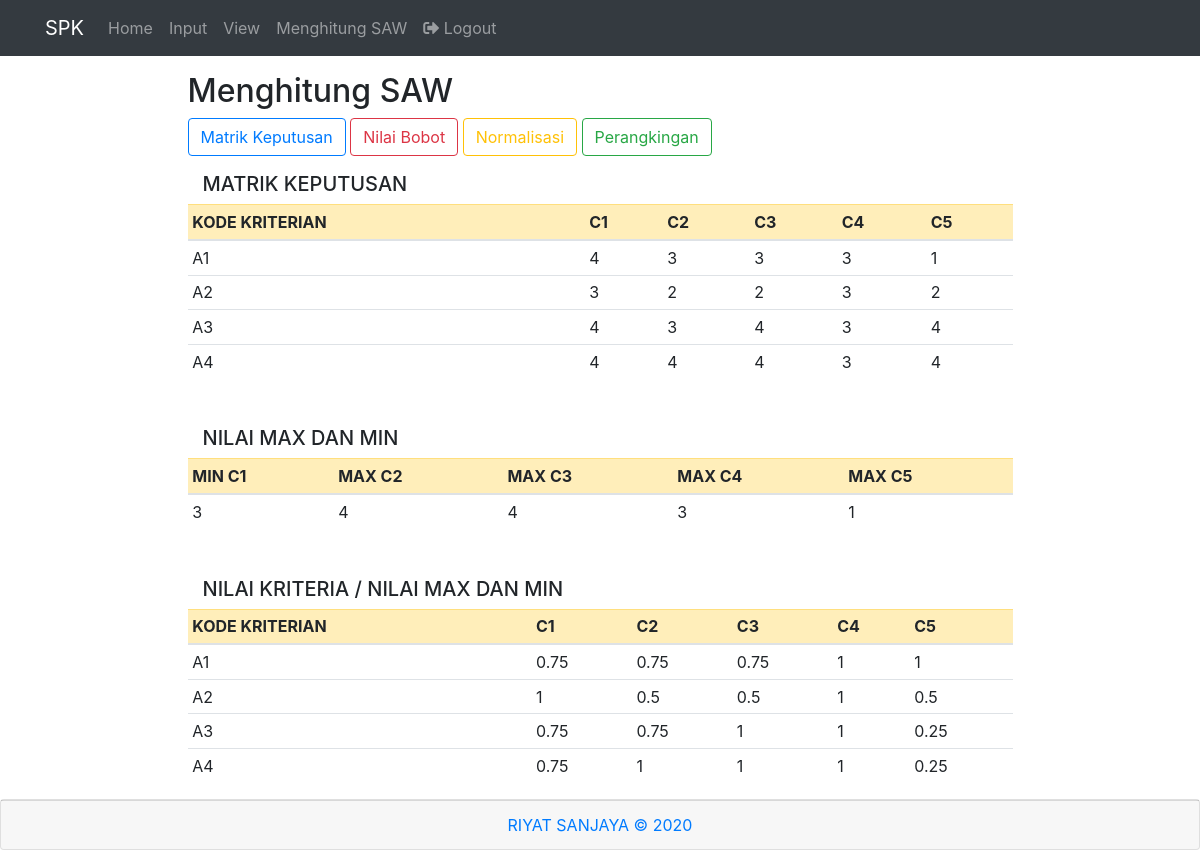
Page /normalisasi.php (signed in) on the committed database.
### tables this page shows
CREATE TABLE `kreteria` (
  `kAlternatif` varchar(11) NOT NULL,
  `c1` int(11) NOT NULL,
  `c2` int(11) NOT NULL,
  `c3` int(11) NOT NULL,
  `c4` int(11) NOT NULL,
  `c5` int(11) NOT NULL
);

### normalisasi.php (the view, shortened to what this page needs)
<?php
require_once "koneksi.php";
$query = 'SELECT * FROM kreteria';
$result = mysqli_query($conn, $query);
$maxMin = "SELECT MIN(c1) as c1, MAX(c2) as c2, MAX(c3) as c3, MAX(c4) as c4, MIN(c5) as c5 FROM kreteria";
$nilai = mysqli_query($conn, $maxMin);
$data = mysqli_fetch_assoc($nilai);
$minC1 = $data['c1'];
$maxC2 = $data['c2'];
$maxC3 = $data['c3'];
$maxC4 = $data['c4'];
$minc5 = $data['c5'];
?>
<?php require_once 'tampletes/header.php'; ?>
<div class="container">
  <div class="row justify-content-center">
    <div class="col-9 mt-3">
        <h2>Menghitung SAW</h2>
        <div class="tengah ">
            <a class="btn btn-outline-primary" href="matrikKeputusan.php">Matrik Keputusan</a>
            <a class="btn btn-outline-danger" href="nilaibobot.php">Nilai Bobot</a>
            <a class="btn btn-outline-warning" href="normalisasi.php">Normalisasi</a>
            <a class="btn btn-outline-success" href="perangkingan.php">Perangkingan</a>
        </div>
        <div class="col mt-3">
          <h5>MATRIK KEPUTUSAN</h5>
          </div>
        <table class="table table-sm mt-2">
        <thead class="table-warning">
            <tr>
            <th scope="col">KODE KRITERIAN</th>
            <th scope="col">C1</th>
            <th scope="col">C2</th>
            <th scope="col">C3</th>
            <th scope="col">C4</th>
            <th scope="col">C5</th>
            </tr>
        </thead>
        <tbody>
        <?php while ($row = mysqli_fetch_assoc($result)) : ?>
            <tr>
            <td><?= $row["kAlternatif"];?></td>
            <td><?= $row["c1"];?></td>
            <td><?= $row["c2"];?></td>
            <td><?= $row["c3"];?></td>
            <td><?= $row["c4"];?></td>
            <td><?= $row["c5"];?></td>
            </tr>
        <?php endwhile; ?>
        </tbody>
        </table>
        <div class="col mt-5">
          <h5>NILAI MAX DAN MIN</h5>
          </div>
        <table class="table table-sm mt-2">
        <thead class="table-warning">
            <tr>
            <th scope="col">MIN C1</th>
            <th scope="col">MAX C2</th>
            <th scope="col">MAX C3</th>
            <th scope="col">MAX C4</th>
            <th scope="col">MAX C5</th>
            </tr>
        </thead>
        <tbody>
            <td><?= $minC1;?></td>
            <td><?= $maxC2;?></td>
            <td><?= $maxC3;?></td>
            <td><?= $maxC4;?></td>
            <td><?= $minc5;?></td>
        </tbody>
        </table>
        <div class="col mt-5">
          <h5>NILAI KRITERIA / NILAI MAX DAN MIN</h5>
          </div>
        <table class="table table-sm mt-2">
        <thead class="table-warning">
            <tr>
              <th scope="col">KODE KRITERIAN</th>
              <th scope="col">C1</th>
              <th scope="col">C2</th>
              <th scope="col">C3</th>
              <th scope="col">C4</th>
              <th scope="col">C5</th>
            </tr>
        </thead>
        <tbody>
        <?php
          $query = 'SELECT * FROM kreteria';
          $data = mysqli_query($conn, $query);
        ?>
        <?php while ($rows = mysqli_fetch_assoc($data)) : ?>
            <tr>
                <td><?= $rows["kAlternatif"];?></td>
                <td><?= $minC1/$rows["c1"] ;?></td>
                <td><?= $rows["c2"] / $maxC2;?></td>
                <td><?= $rows["c3"] / $maxC3;?></td>
                <td><?= $rows["c4"] / $maxC4;?></td>
                <td><?= $minc5/$rows['c5'];?></td>
            </tr>
        <?php endwhile; ?>
        </tbody>
        </table>
    </div>
  </div>
</div>
<?php require_once 'tampletes/footer.php';
?>

### css/style.css (style rules this page uses)
body { background-colorS: rgba(255, 255, 255, 0.918); }

### rows in the picture
kreteria: kAlternatif "A1", c1 "4", c2 "3", c3 "3", c4 "3", c5 "1", c1 "0.75", c2 "0.75", c3 "0.75", c4 "1"
kreteria: kAlternatif "A2", c1 "3", c2 "2", c3 "2", c4 "3", c5 "2", c1 "1", c2 "0.5", c3 "0.5", c4 "1", c5 "0.5"
kreteria: kAlternatif "A3", c1 "4", c2 "3", c3 "4", c4 "3", c5 "4", c1 "0.75", c2 "0.75", c3 "1", c4 "1", c5 "0.25"
kreteria: kAlternatif "A4", c1 "4", c2 "4", c3 "4", c4 "3", c5 "4", c1 "0.75", c2 "1", c3 "1", c4 "1", c5 "0.25"

### other values in the picture
$minC1 "3"
$maxC2 "4"
$maxC3 "4"
$maxC4 "3"
$minc5 "1"
